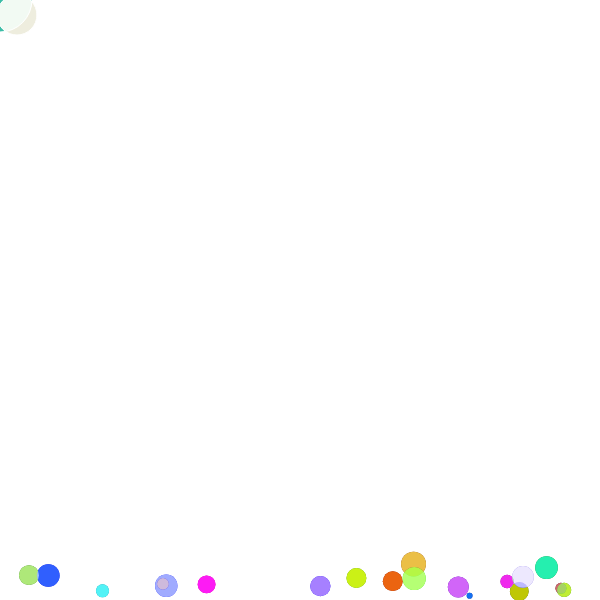
Frame 1 (no input)
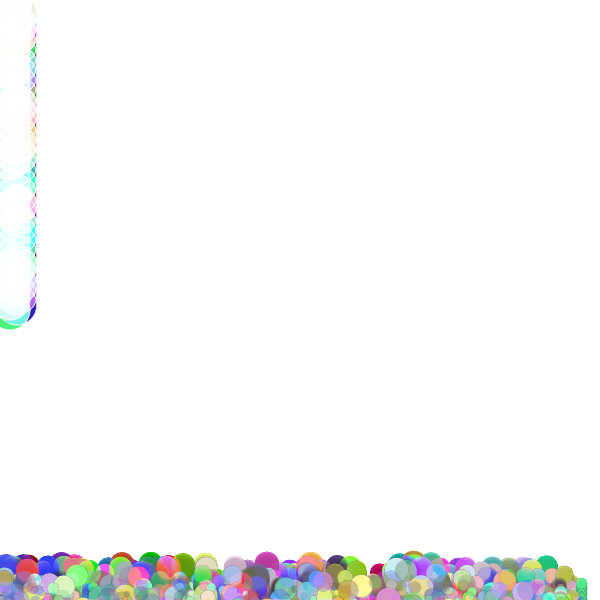
Frame 60 (no input)
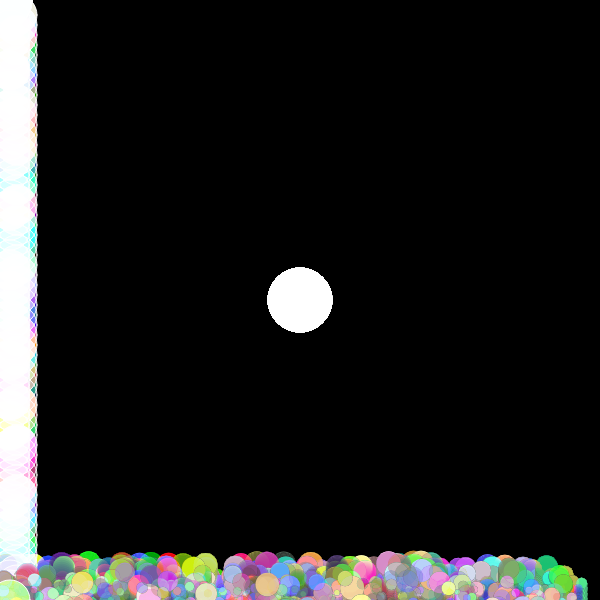
Frame 120 (the mouse pressed at the canvas centre since frame 60)

The p5.js sketch that drew these frames (run headless with seeded random() and noise() and a simulated clock; from frame 60 on, the mouse is pressed at the canvas centre):

// p5.js sketch
// ── sketch.js
// creates the ball and where it should be places and its size.
var ball = {};
ball.width = 40;
ball.x = 10;
ball.y = 10;
ball.dx = 7;
ball.dy = 5;

var emu = [];


function setup() {
  createCanvas(600,600);
  for (var i = 0; i < 500; i++){
    emu[i] = new Emu();

  }
}


function draw() {
  if (mouseIsPressed) {
    background(0);
  }
  for (var i = 0; i < 500; i++) {
// used to make my function move or (bubble)
    emu[i].move();
// Used to display my function
    emu[i].display();

}

// maps out where the mouse is and has different colors for certain spots on the map.
var bgVal;
bgVal = map(mouseX, 0, 600, 0, 255);
bgRed = map(mouseX, 0, 600, 0, 255);
bgGreen = map(mouseY, 0, 600, 0, 255);
bgBlue = map(mouseX, mouseY, 0, 600, 0, 255);

stroke(255);
fill(bgRed, bgGreen, bgBlue);
ellipse(mouseX, mouseY, 64, 64);



// Move the ball
ball.x += ball.dx;
ball.y += ball.dy;

// Ensure the ball stays on the screen
if (ball.x < width || ball.x >= 0) {
  ball.dx *= - 1;
}
if (ball.y > height || ball.y <= 0) {
  ball.dy *= - 1;
}




// ball

fill(random(0, 266), random(0, 266), random(0, 266));
ellipse(ball.x, ball.y, ball.width, ball.width);


}

// ── myClass.js
// myClass
function Emu() {
// creates the size and speed along with the color.
  this.x = random(0, 600);
  this.y = random(0, 600);
  this.size = random(5, 25);
  this.speed = random(0.25, 2);
  this.r = random(255);
  this.g = random(255);
  this.b = random(255);

// is used to display the work, creates different effects when using different blend modes as well.
  this.display = function() {
    blendMode(DIFFERENCE);
    noStroke();
    fill(this.r, this.g, this.b);
    ellipse(this.x, this.y, this.size, this.size);
    fill(this.r, this.g, this.b);
    blendMode(SCREEN);
    ellipse(this.x, this.y, this.size, this.size);
    noStroke();
    blendMode(SCREEN);
    rect(this.x * 2, this.y * 2, this.size, this.size);
  };

// function used to move the objects.
  this.move = function() {
    this.y = this.y - this.speed;
    if (this.y < width - this.size * 1.5){
      this.y = height + this.size * 1.5;
    }
    if (this.x > width - this.size * 1.5){
    this.x = height + this.size * 1.5;
    }


  };

}
